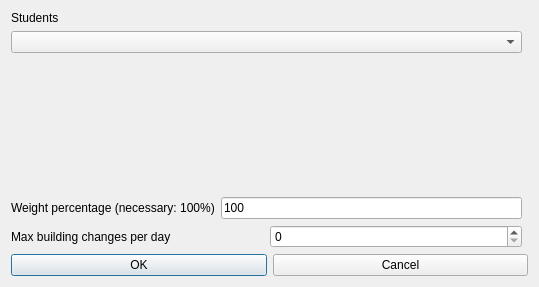
<?xml version="1.0" encoding="UTF-8"?>
<ui version="4.0">
 <class>ModifyConstraintStudentsSetMaxBuildingChangesPerRealDayForm_template</class>
 <widget class="QDialog" name="ModifyConstraintStudentsSetMaxBuildingChangesPerRealDayForm_template">
  <property name="geometry">
   <rect>
    <x>0</x>
    <y>0</y>
    <width>539</width>
    <height>287</height>
   </rect>
  </property>
  <property name="windowTitle">
   <string extracomment="This is the title of the dialog to modify a constraint of this type">Modify students set max building changes per real day</string>
  </property>
  <layout class="QGridLayout">
   <item row="0" column="0">
    <layout class="QVBoxLayout">
     <item>
      <widget class="QLabel" name="studentsTextLabel">
       <property name="frameShape">
        <enum>QFrame::NoFrame</enum>
       </property>
       <property name="frameShadow">
        <enum>QFrame::Plain</enum>
       </property>
       <property name="text">
        <string>Students</string>
       </property>
       <property name="wordWrap">
        <bool>false</bool>
       </property>
      </widget>
     </item>
     <item>
      <widget class="QComboBox" name="studentsComboBox">
       <property name="editable">
        <bool>false</bool>
       </property>
       <property name="insertPolicy">
        <enum>QComboBox::NoInsert</enum>
       </property>
       <property name="duplicatesEnabled">
        <bool>false</bool>
       </property>
      </widget>
     </item>
    </layout>
   </item>
   <item row="1" column="0">
    <spacer name="spacer2">
     <property name="orientation">
      <enum>Qt::Vertical</enum>
     </property>
     <property name="sizeType">
      <enum>QSizePolicy::Expanding</enum>
     </property>
     <property name="sizeHint" stdset="0">
      <size>
       <width>20</width>
       <height>41</height>
      </size>
     </property>
    </spacer>
   </item>
   <item row="2" column="0">
    <layout class="QHBoxLayout">
     <item>
      <widget class="QLabel" name="weightTextLabel">
       <property name="frameShape">
        <enum>QFrame::NoFrame</enum>
       </property>
       <property name="frameShadow">
        <enum>QFrame::Plain</enum>
       </property>
       <property name="text">
        <string>Weight percentage (necessary: 100%)</string>
       </property>
       <property name="wordWrap">
        <bool>false</bool>
       </property>
      </widget>
     </item>
     <item>
      <widget class="QLineEdit" name="weightLineEdit">
       <property name="text">
        <string notr="true">100</string>
       </property>
      </widget>
     </item>
    </layout>
   </item>
   <item row="4" column="0" colspan="2">
    <layout class="QHBoxLayout">
     <item>
      <widget class="QPushButton" name="okPushButton">
       <property name="text">
        <string>OK</string>
       </property>
      </widget>
     </item>
     <item>
      <widget class="QPushButton" name="cancelPushButton">
       <property name="text">
        <string>Cancel</string>
       </property>
      </widget>
     </item>
    </layout>
   </item>
   <item row="3" column="0">
    <layout class="QHBoxLayout">
     <item>
      <widget class="QLabel" name="textLabel">
       <property name="text">
        <string>Max building changes per day</string>
       </property>
       <property name="wordWrap">
        <bool>false</bool>
       </property>
      </widget>
     </item>
     <item>
      <widget class="QSpinBox" name="maxChangesSpinBox"/>
     </item>
    </layout>
   </item>
  </layout>
 </widget>
 <layoutdefault spacing="6" margin="11"/>
 <resources/>
 <connections/>
</ui>
